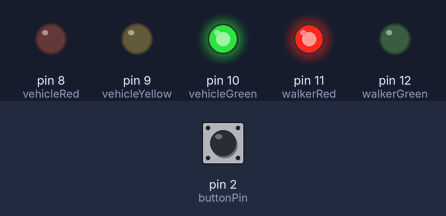
The sketch below on a simulated Arduino Uno, built with avr-gcc and run on an emulated ATmega328P. On the bench: output pins drawn as LEDs (lit = HIGH). Inputs (shaded band) come from the test bench; at power-on: pin 2 (buttonPin) HIGH.

Above: at 1.2 s.
1.3 s: pin 2 (buttonPin) pulled LOW for 0.15 s
At 3.1 s:
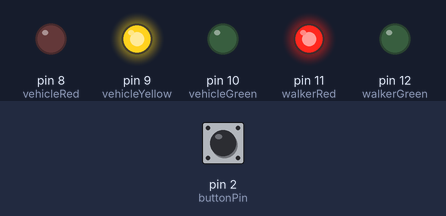
At 5.1 s:
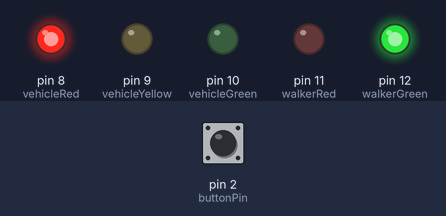
7.4 s: pin 2 (buttonPin) pulled LOW for 3.2 s
At 13.1 s:
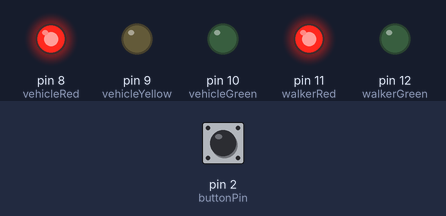
Timing chart, 0 to 18.1 s (numbered marks = the images above; inputs shaded):
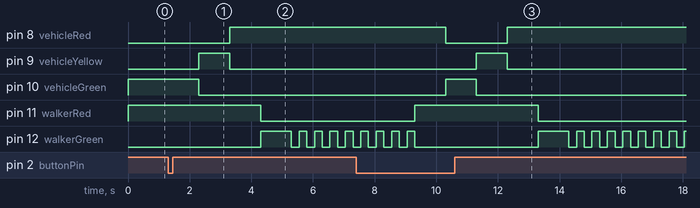

Measured:
- after the input at 1.3 s, pin 8 (vehicleRed): LOW → HIGH after 2.0 s; pin 9 (vehicleYellow): LOW → HIGH after 1.0 s, → LOW 1.0 s later; pin 10 (vehicleGreen): HIGH → LOW after 1.0 s; pin 11 (walkerRed): HIGH → LOW after 3.0 s; pin 12 (walkerGreen): LOW → HIGH after 3.0 s, then repeats every 0.50 s: LOW 0.25 s, HIGH 0.25 s
- after the input at 7.4 s, pin 9 (vehicleYellow): LOW → HIGH after 3.9 s, → LOW 1.0 s later

The sketch:

Vasukumar_Patel_Lab2.ino
```cpp
const int vehicleRed = 8;
const int vehicleYellow = 9;
const int vehicleGreen = 10;

const int walkerRed = 11;
const int walkerGreen = 12;

const int buttonPin = 2;

int pbStatus = HIGH;

void runTrafficCycle(){

  delay(1000);

  digitalWrite(vehicleGreen,LOW);
  digitalWrite(vehicleYellow,HIGH);

  delay(1000);

  digitalWrite(vehicleYellow,LOW);
  digitalWrite(vehicleRed,HIGH);

  delay(1000);

  digitalWrite(walkerRed,LOW);
  digitalWrite(walkerGreen,HIGH);

  delay(1000);

  for (int i = 0; i < 8; i++) {

      digitalWrite(walkerGreen,LOW);
      delay(250);

      digitalWrite(walkerGreen,HIGH);
      delay(250);

  }

  digitalWrite(walkerGreen,LOW);
  digitalWrite(walkerRed,HIGH);

  delay(1000);

  digitalWrite(vehicleRed,LOW);
  digitalWrite(vehicleGreen,HIGH);

}

void setup(){

  pinMode(vehicleRed,OUTPUT);
  pinMode(vehicleYellow,OUTPUT);
  pinMode(vehicleGreen,OUTPUT);

  pinMode(walkerRed,OUTPUT);
  pinMode(walkerGreen,OUTPUT);

  pinMode(buttonPin,INPUT_PULLUP);


  digitalWrite(vehicleGreen,HIGH);
  digitalWrite(vehicleRed,LOW);
  digitalWrite(vehicleYellow,LOW);

  digitalWrite(walkerRed,HIGH);
  digitalWrite(walkerGreen,LOW);

}

void loop(){

  unsigned long startTime = millis();

  do {

    pbStatus = digitalRead(buttonPin);


  } while ( pbStatus == HIGH && millis() - startTime < 10000 );


  if (pbStatus == LOW || millis() - startTime >= 10000) {

    runTrafficCycle();

  }


}
```
